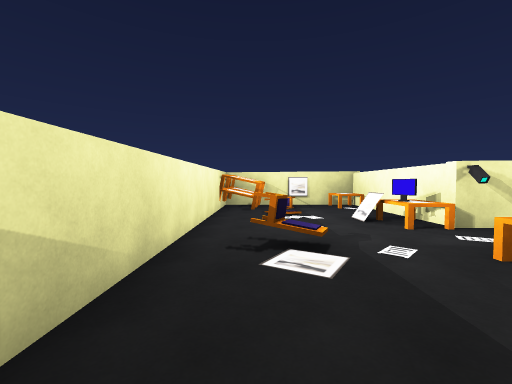
view 1 (above)

20 first-person views from a walk through a Unity game level. The camera is 1.4 m above the floor, tilts 2° down and sees 90° across. The floor is counted in squares, 2 m on a side. Each view is taken from the middle of a square. On the plan, view 1 faces up. The plan holds only what a view shows up to about 9 squares ahead; the rest is blank. Some animated figures are left out.

view 2
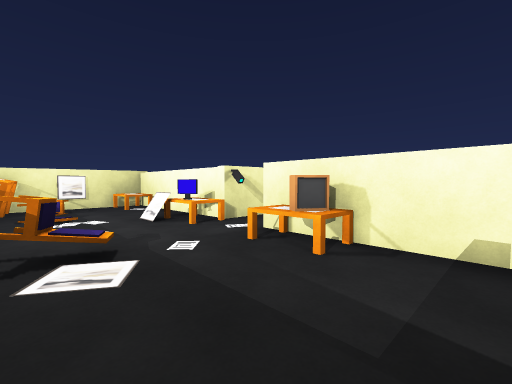

view 3
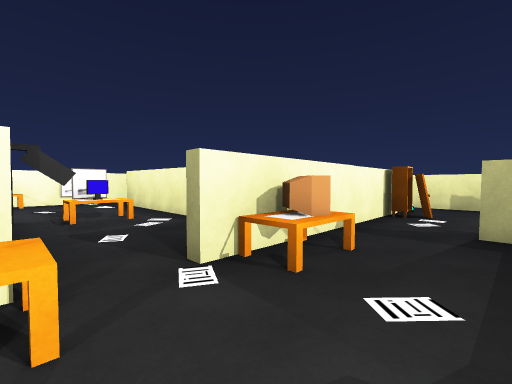

view 4
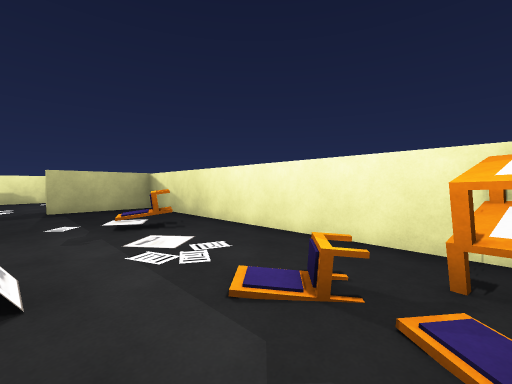

view 5
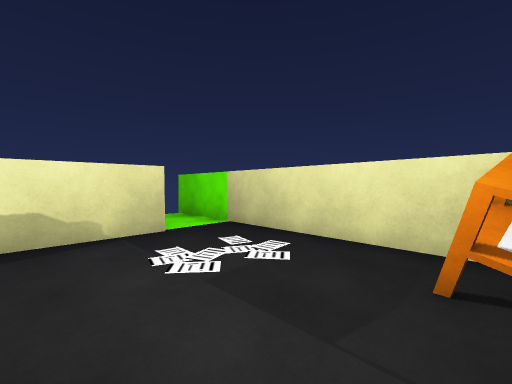

view 6
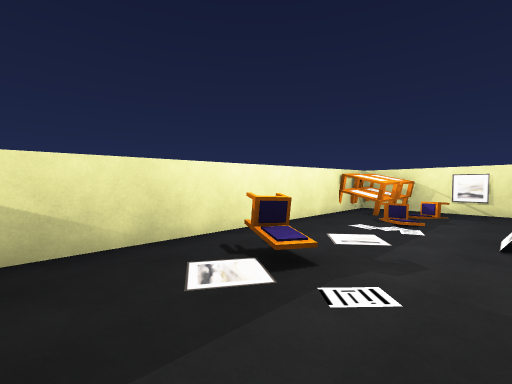

view 7
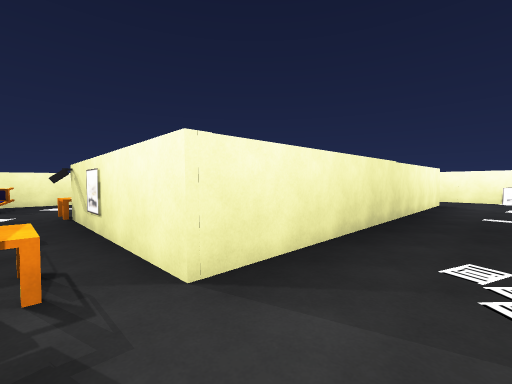

view 8
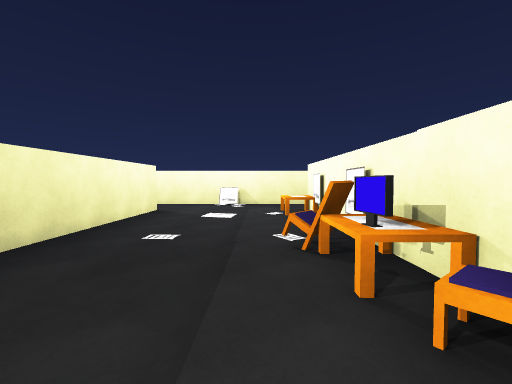

view 9
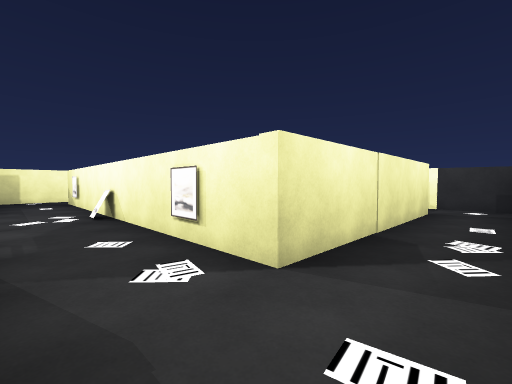

view 10
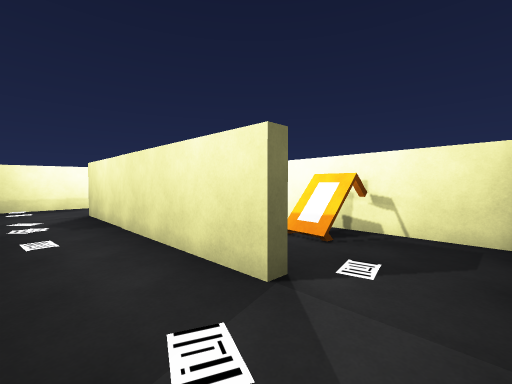

view 11
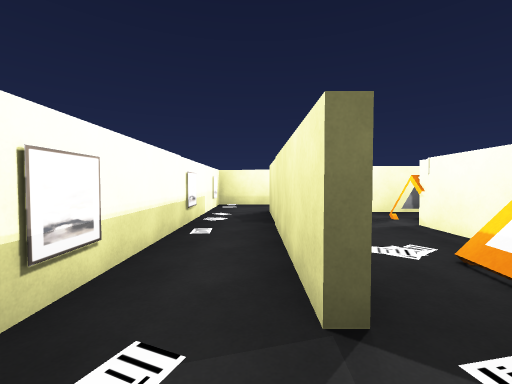

view 12
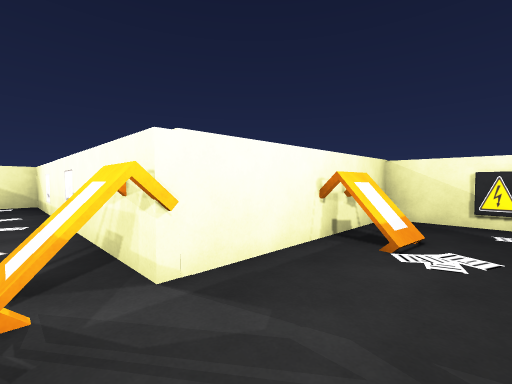

view 13
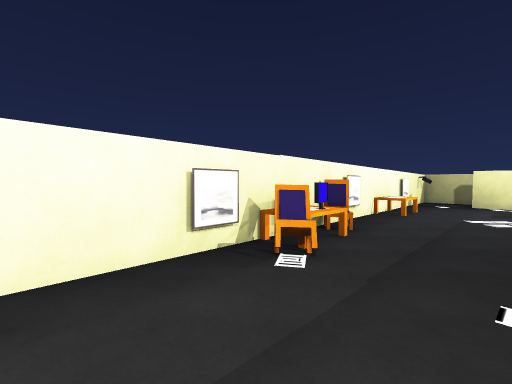

view 14
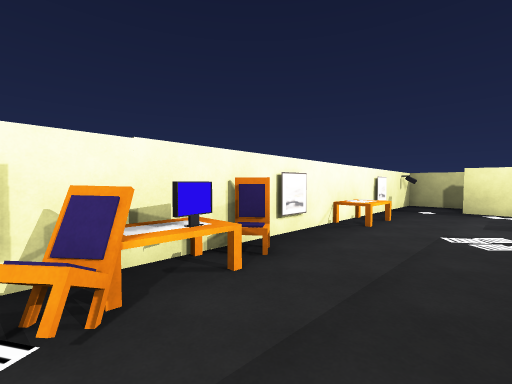

view 15
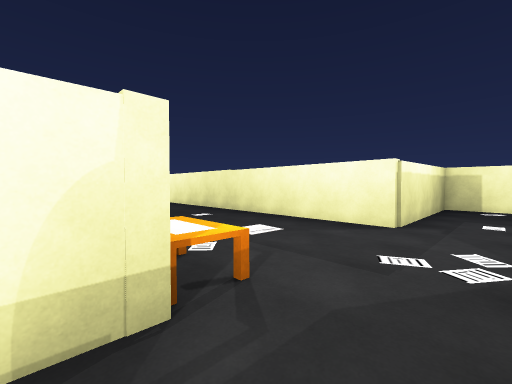

view 16
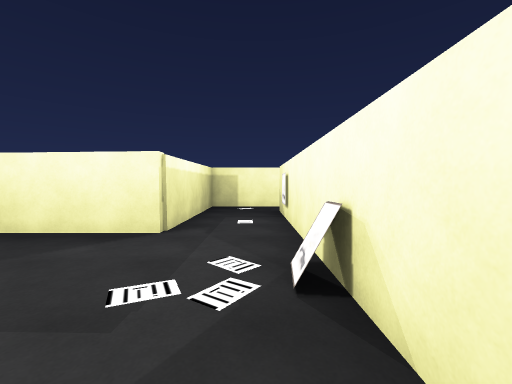

view 17
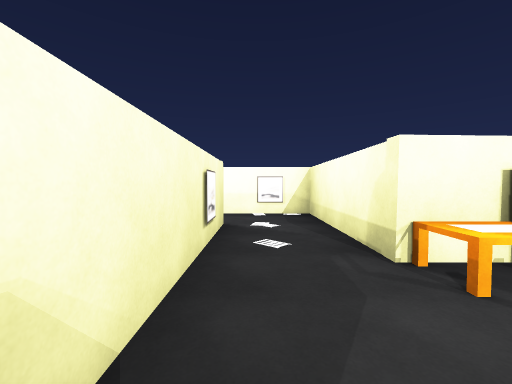

view 18
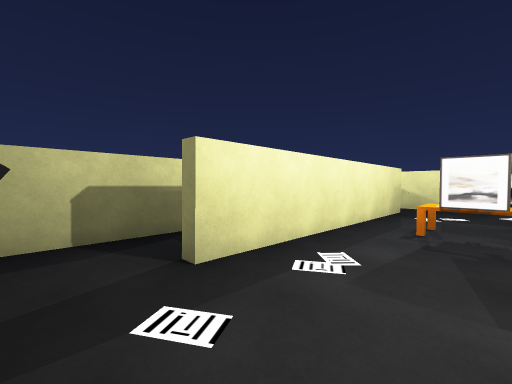

view 19
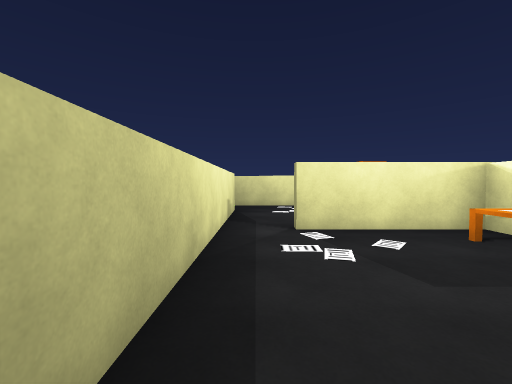

view 20
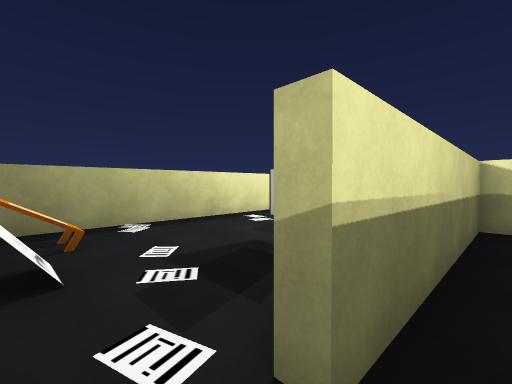

### Floor plan
Points are (right, up) in squares from view 1. A wall is a line through its corners. A room is listed if a view was taken in it or the views show most of it. See-through windows are left out.
Room 1 (views 1, 2, 3, 4, 5, 6)
walls: (3.1, 4.4) (3.1, 7.4); (-1, -1.4) (-1, -6.6); (2.9, -2.4) (2.9, 1.6); (-1, 6.6) (-1, -0.3) (1.4, -0.3); (2.6, 8.3) (0.5, 8.3); (0.2, -4.6) (2.4, -4.6)
low walls: (2.2, 4.5) (2.2, 5.2)
ways out: opening at (2.7, 3) to room 2; opening at (3, -3.5) to room 6
objects: table (-1, -1); table (-1, 7); table (-1, 8); table (0, -1); chair (0, 3); chair (0, 6); table (0, 7); table (0, 8); chair (1, 7); cabinet (2, -2); table (3, 8)
Room 2 (views 7, 8, 9, 10, 13, 14, 15, 16, 17, 18)
walls: (11.4, 9.8) (11.4, 11.1); (11.4, 12.7) (15.2, 12.7) (15.2, 19.9); (11.4, 4.8) (11.4, 6.6); (9.4, 14.5) (8.7, 14.5); (3.3, 14.4) (3.3, 12.7) (7.4, 12.7) (7.4, 3.9) (3.4, 4); (11.4, 0.5) (11.4, 3.4); (4.2, 1.1) (9.8, 1.1); (3.2, 1.6) (3.2, -0.3); (13.7, 19.9) (13.7, 14.6) (4.5, 14.6)
ways out: opening at (2.7, 3) to room 1; opening at (4, 15) to room 3; opening at (14, 20.5) to room 3; opening at (10, 1) to room 5; opening at (4, 1) to room 6
objects: table (3, 2); other object (3, 3); table (3, 4); TV (4, 2); table (7, 2); other object (7, 3); other object (10, 8); table (11, 4); chair (11, 7); table (11, 8); chair (11, 9); table (11, 12)
Room 3 (views 11, 12)
walls: (10, 14.8) (11.2, 14.8); (15, 21.2) (11.3, 21.2) (11.3, 16.7) (3.3, 16.7) (3.3, 14.4)
ways out: opening at (4, 15) to room 2; opening at (14, 20.5) to room 2
objects: table (11, 16); table (12, 19); other object (13, 21)
Room 4 (view 19)
walls: (5.4, -4.6) (8.1, -4.6)
ways out: opening at (8, 0) to room 5; opening at (6, -3.5) to room 6
objects: table (8, -3)
Room 5 (view 20)
walls: (9.1, -0.4) (11.4, -0.4) (11.4, 0.5)
ways out: opening at (10, 1) to room 2; opening at (8, 0) to room 4
Room 6 (no view inside)
walls: (3.2, -0.5) (3.2, -2.6); (3.2, -0.3) (3.7, -0.3); (2.4, -4.6) (5.4, -4.6)
ways out: opening at (3, -3.5) to room 1; opening at (4, 1) to room 2; opening at (6, -3.5) to room 4
objects: other object (3, -3); table (4, -1) to (5, -1)

Positions as (right, up) in squares from view 1, and headings:
1: (0, 0), facing up
2: (0, 0), facing up-right
3: (1, 4), facing down-right
4: (2, 7), facing down-left
5: (2, -1), facing down-left
6: (2, 1), facing up-left
7: (9, 3), facing up-left
8: (10, 6), facing up
9: (15, 13), facing up-left
10: (15, 21), facing down-left
11: (14, 21), facing down
12: (13, 16), facing up-left
13: (9, 11), facing down-right
14: (9, 9), facing down-right
15: (12, 14), facing down-left
16: (11, 14), facing left
17: (9, 14), facing right
18: (11, 3), facing down-left
19: (7, -4), facing left
20: (8, 0), facing down-left
